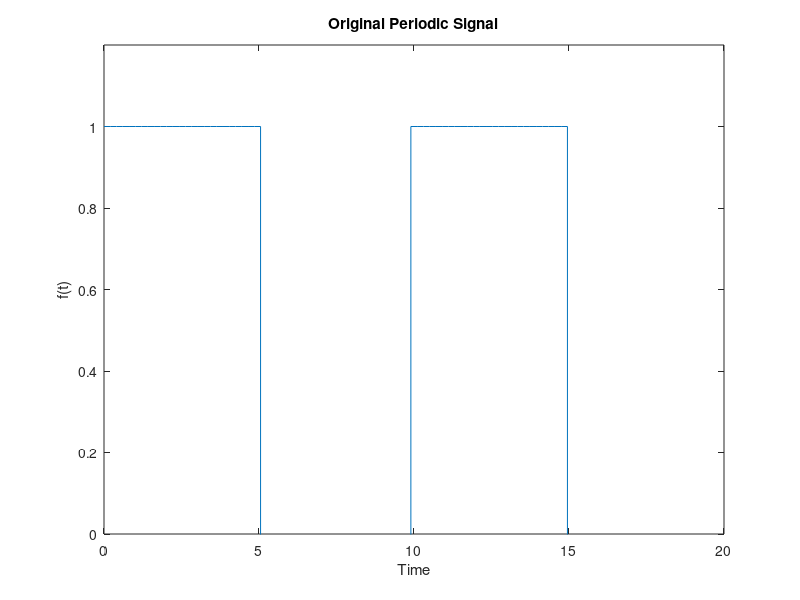
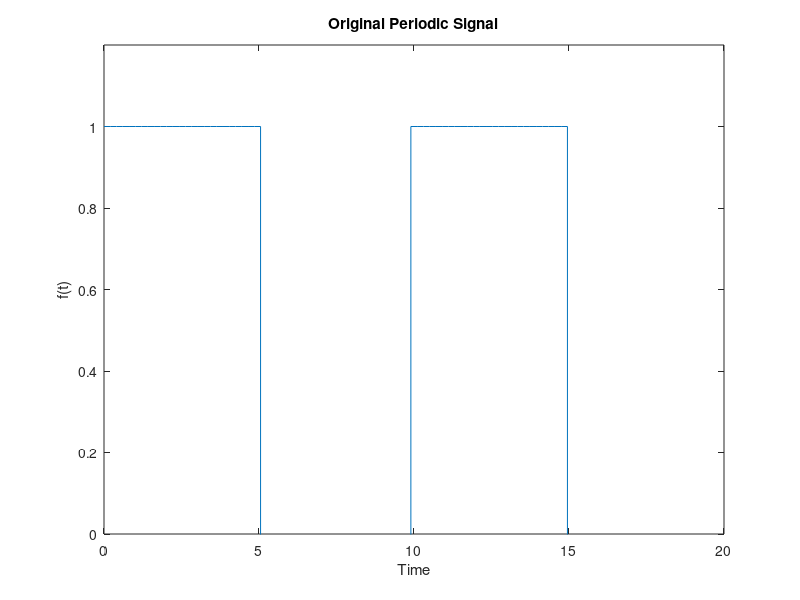
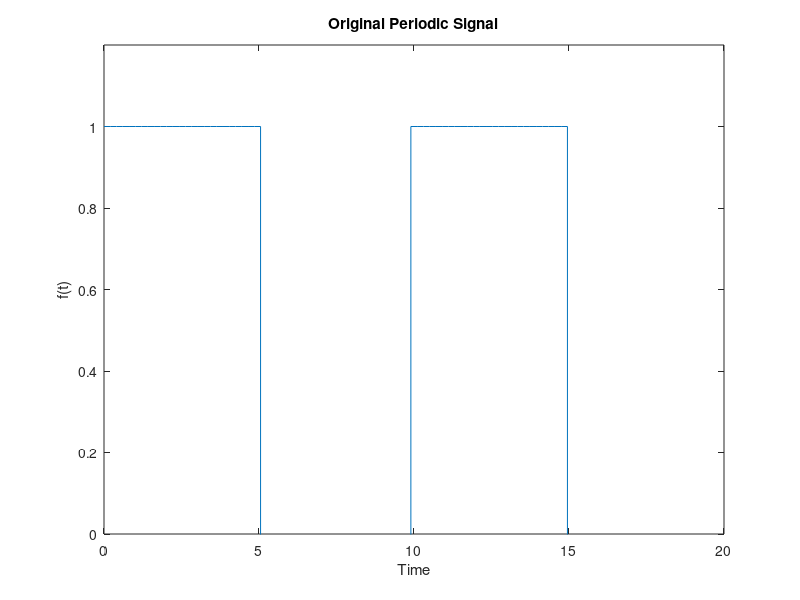
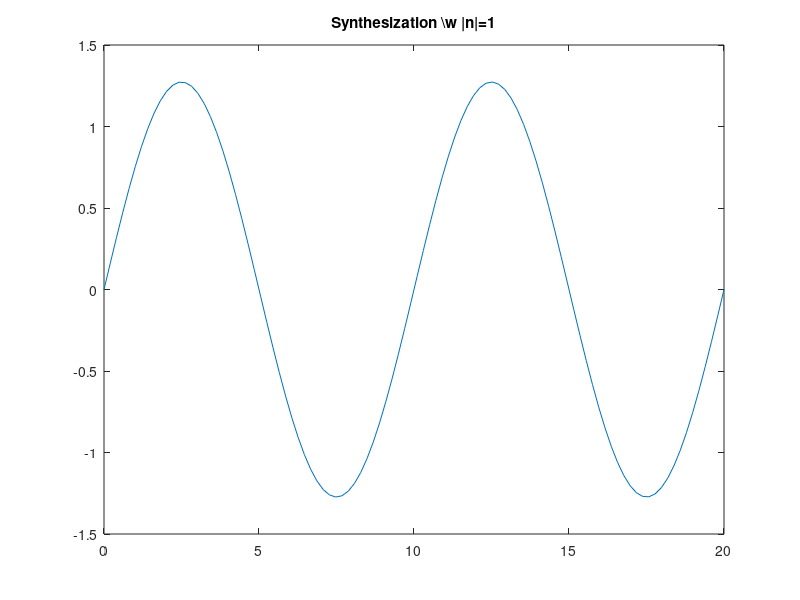

These charts were generated, in order, by the following MATLAB code:
t=linspace(0,20,100);
f=zeros(1,100);
f(1:25)=ones(1,25);
f(50:74)=ones(1,25);
f=(f-0.5)*2;

figure
stairs(t,f)
title("Original Periodic Signal")
axis([0 20 0 1.2])
hold on
ylabel('f(t)')
xlabel('Time')
hold off
waitforbuttonpress ()
print(1,strcat("../images/original periodic signal.pdf"),"-dpdf","-S400,300")
close()

b=zeros(6,100);
n(1:6)=[1 5 10 50 100 1000];

figure
b(1,:)=-j*(2/(pi()))*exp(j*t*pi()/5)+j*(2/(pi()))*exp(j*(-1)*t*pi()/5);
plot(t,b(1,:))
title(strcat('Synthesization \w |n|=',int2str(1)))
waitforbuttonpress ()
print(1,strcat("../images/c1.pdf"),"-dpdf","-S400,300")
close()

figure
for i=2:6
    for k=1:2:2*n(i)-1
        b(i,:)=b(i,:)-j*(2/(k*pi()))*exp(j*t*k*pi()/5)+j*(2/(k*pi()))*exp(j*(-1)*t*k*pi()/5);
    end
    subplot(5,1,i-1)
    plot(t,b(i,:))
    title(strcat('Synthesization \w |n|=',int2str(n(i))))
end
waitforbuttonpress ()
print(1,strcat("../images/fourier_series_synthesization.pdf"),"-dpdf","-S400,800")
close()